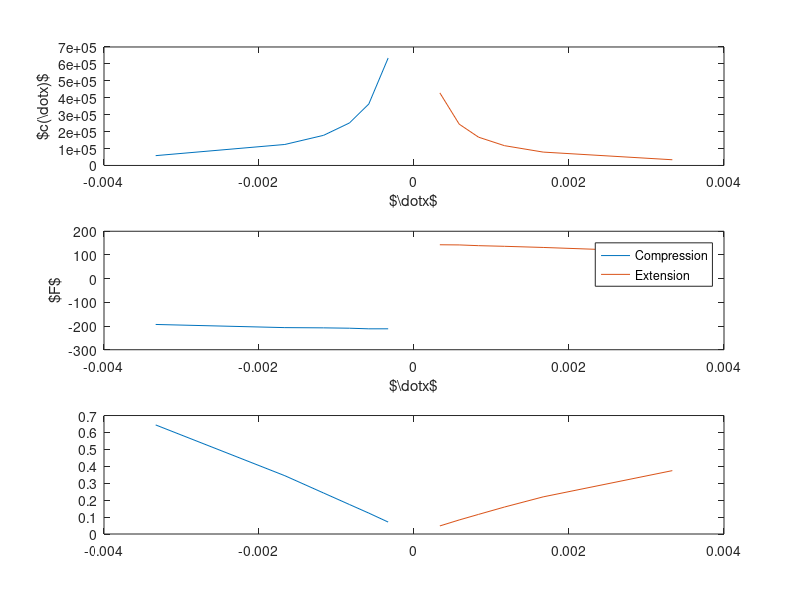
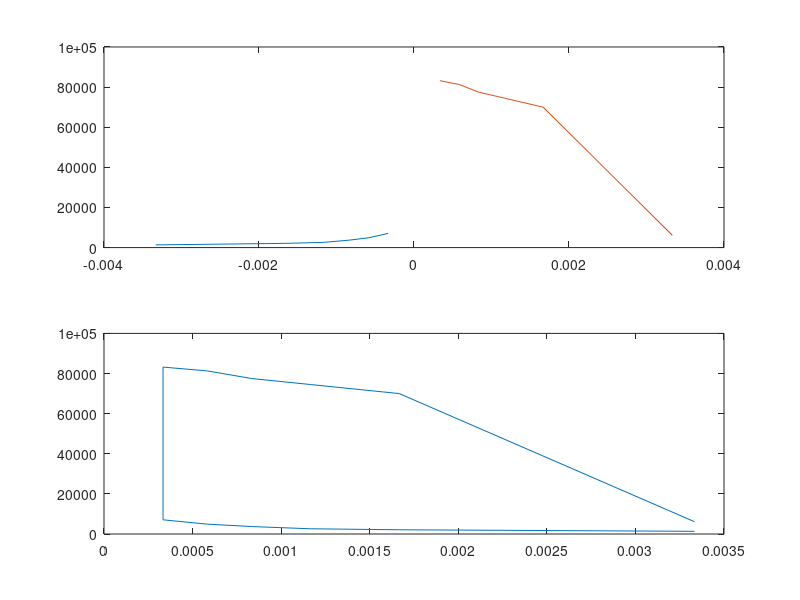
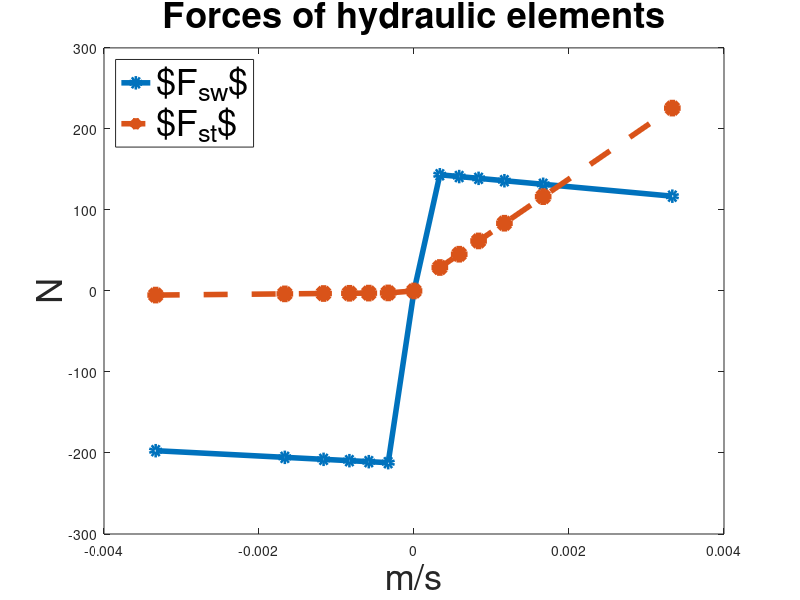

The MATLAB source for these figures, in order:
%%
dx_comp = -1*[20 35 50 70 100 200]./(60*1000);
dx_ext  =    [20 35 50 70 100 200]./(60*1000);
c_swing_comp_tab  = fliplr([58000 124000 178000 251000 363000 635000]);
c_swing_ext_tab   = fliplr([33700 79000 117000 167000 244000 429000]);
c_swing_comp_poly = polyfit(1./abs(dx_comp),c_swing_comp_tab,1);
c_swing_ext_poly  = polyfit(1./abs(dx_ext),c_swing_ext_tab,1);
% c_swing_between_poly = polyfit(1./[dx_comp(1) dx_ext(1)],[635000 429000],1);

c_stance_comp_tab  = fliplr([1340 2110 2600 3720 4910 7080]);
c_stance_ext_tab   = fliplr([6130 70000 74500 77500 81300 83200]);
c_stance_comp_poly = polyfit(1./abs(dx_comp),c_stance_comp_tab,1);
c_stance_ext_poly  = polyfit(1./abs(dx_ext),c_stance_ext_tab,1);

c_swing_comp_bet = c_swing_comp_tab(1)/(dx_comp(1));
c_swing_ext_bet  = c_swing_ext_tab(1)/abs(dx_ext(1));

figure;
subplot(3,1,1)
plot(dx_comp,c_swing_comp_tab,dx_ext,c_swing_ext_tab)
xlabel('$\dot{x}$');
ylabel('$c(\dot{x})$');
subplot(3,1,2)
plot(dx_comp,c_swing_comp_tab.*dx_comp,dx_ext,c_swing_ext_tab.*dx_ext)
xlabel('$\dot{x}$');
ylabel('$F$');
legend('Compression', 'Extension');
subplot(3,1,3)
plot(dx_comp,c_swing_comp_tab.*dx_comp.*dx_comp,dx_ext,c_swing_ext_tab.*dx_ext.*dx_ext)

figure;
subplot(2,1,1)
plot(dx_comp,c_stance_comp_tab,dx_ext,c_stance_ext_tab)
subplot(2,1,2)
% plot(dx_comp,c_stance_comp_tab.*dx_comp,dx_ext,c_stance_ext_tab.*dx_ext)
plot([-fliplr(dx_comp),dx_ext],[fliplr(c_stance_comp_tab),c_stance_ext_tab])

%%
% dx_comp = (-200:1:-1)./(60*1000);%-1*[20 35 50 70 100 200]./(60*1000);
% dx_ext  =  (1:1:200)./(60*1000);%  [20 35 50 70 100 200]./(60*1000);
% dx_comp = -1*[0 1 5 10 20 35 50 70 100 200 400]./(60*1000);
% dx_ext  =    [0 1 5 10 20 35 50 70 100 200 400]./(60*1000);

dx = [fliplr(dx_comp) 0 dx_ext];
threshold = 0;%1e-3;
c_swing_comp     = @(dx)(213.5932*(1./abs(dx))-4927.5);      % Ns/m
c_swing_ext      = @(dx)(146.3288*(1./abs(dx))-8808.5);      % Ns/m


c_swing          = [c_swing_comp(dx_comp), c_swing_ext(dx_ext)];

% k_bumper        = 130000;                                 % N/m
c_stance_comp   = @(dx)(2.1443*(1./abs(dx)) + 885.0653);    % Ns/m
c_stance_ext    = @(dx)(7.0819*(1./abs(dx)) + 65579);       % Ns/m
c_stance        = [c_stance_comp(dx_comp), c_stance_ext(dx_ext)];

% plot(dx_comp,c_swing_comp(dx_comp).*-dx_comp,dx_ext,c_swing_ext(dx_ext).*-dx_ext,dx_comp,c_stance_comp(dx_comp).*-dx_comp,dx_ext,c_stance_ext(dx_ext).*-dx_ext)
% legend('$c_{swing_{comp}}$','$c_{swing_{ext}}$','$c_{stance_{comp}}$','$c_{stance_{ext}}$')

%%
for i = 1:length(dx)

if dx(i) < -threshold
%     if dx(i) < -19.999/(60*1000)
        c_swing(i) = c_swing_comp(dx(i));
%     else
%         c_swing(i) = c_swing_comp_bet*dx(i);
%     end
    c_stance(i) = c_stance_comp(dx(i));
elseif dx(i) > threshold
    
%     if dx(i) > 20/(60*1000)
        c_swing(i) = c_swing_ext(dx(i));
%     else
%         c_swing(i) = c_swing_ext_bet*dx(i);
%     end
    c_stance(i) = c_stance_ext(dx(i));
else
    c_swing(i) = 0;
    c_stance(i) = 0;
end

end
figure();
Fswing = c_swing.*dx;
Fstance = c_stance.*dx;
lineP = plot(dx,Fswing,'-o',dx,Fstance,'--*','MarkerSize',12);
set(lineP, 'LineWidth', 4);
xlabel('m/s','FontSize',26)
ylabel('N','FontSize',26)
legend('$F_{sw}$','$F_{st}$','Location','northwest','FontSize',26)
title('Forces of hydraulic elements','FontSize',26)
